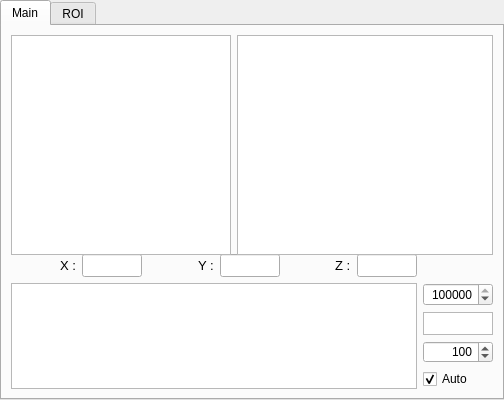
       <widget class="QTabWidget" name="tabWidget">
        <property name="sizePolicy">
         <sizepolicy hsizetype="Expanding" vsizetype="Expanding">
          <horstretch>1</horstretch>
          <verstretch>0</verstretch>
         </sizepolicy>
        </property>
        <property name="currentIndex">
         <number>0</number>
        </property>
        <widget class="QWidget" name="tab">
         <attribute name="title">
          <string>Main</string>
         </attribute>
         <layout class="QGridLayout" name="gridLayout_11">
          <item row="0" column="0">
           <layout class="QGridLayout" name="gridLayout_9">
            <item row="5" column="0" alignment="Qt::AlignRight">
             <widget class="QLabel" name="label_9">
              <property name="font">
               <font>
                <pointsize>10</pointsize>
               </font>
              </property>
              <property name="text">
               <string>X :</string>
              </property>
             </widget>
            </item>
            <item row="5" column="2" alignment="Qt::AlignRight">
             <widget class="QLabel" name="label_10">
              <property name="font">
               <font>
                <pointsize>10</pointsize>
               </font>
              </property>
              <property name="text">
               <string>Y :</string>
              </property>
             </widget>
            </item>
            <item row="5" column="4" alignment="Qt::AlignRight">
             <widget class="QLabel" name="label_11">
              <property name="font">
               <font>
                <pointsize>10</pointsize>
               </font>
              </property>
              <property name="text">
               <string>Z :</string>
              </property>
             </widget>
            </item>
            <item row="5" column="1">
             <widget class="QLineEdit" name="x_refocus_position_ViewWidget_2">
              <property name="maximumSize">
               <size>
                <width>60</width>
                <height>16777215</height>
               </size>
              </property>
              <property name="font">
               <font>
                <pointsize>10</pointsize>
               </font>
              </property>
              <property name="readOnly">
               <bool>true</bool>
              </property>
             </widget>
            </item>
            <item row="5" column="3">
             <widget class="QLineEdit" name="y_refocus_position_ViewWidget_2">
              <property name="maximumSize">
               <size>
                <width>60</width>
                <height>16777215</height>
               </size>
              </property>
              <property name="font">
               <font>
                <pointsize>10</pointsize>
               </font>
              </property>
              <property name="readOnly">
               <bool>true</bool>
              </property>
             </widget>
            </item>
            <item row="5" column="5">
             <widget class="QLineEdit" name="z_refocus_position_ViewWidget_2">
              <property name="maximumSize">
               <size>
                <width>60</width>
                <height>16777215</height>
               </size>
              </property>
              <property name="baseSize">
               <size>
                <width>0</width>
                <height>0</height>
               </size>
              </property>
              <property name="font">
               <font>
                <pointsize>10</pointsize>
               </font>
              </property>
              <property name="readOnly">
               <bool>true</bool>
              </property>
             </widget>
            </item>
            <item row="5" column="6">
             <spacer name="horizontalSpacer_6">
              <property name="orientation">
               <enum>Qt::Horizontal</enum>
              </property>
              <property name="sizeHint" stdset="0">
               <size>
                <width>40</width>
                <height>20</height>
               </size>
              </property>
             </spacer>
            </item>
            <item row="7" column="6">
             <layout class="QGridLayout" name="gridLayout_10">
              <item row="0" column="0">
               <widget class="QSpinBox" name="depth_cb_max_InputWidget">
                <property name="sizePolicy">
                 <sizepolicy hsizetype="Fixed" vsizetype="Fixed">
                  <horstretch>0</horstretch>
                  <verstretch>0</verstretch>
                 </sizepolicy>
                </property>
                <property name="maximumSize">
                 <size>
                  <width>70</width>
                  <height>16777215</height>
                 </size>
                </property>
                <property name="mouseTracking">
                 <bool>true</bool>
                </property>
                <property name="acceptDrops">
                 <bool>true</bool>
                </property>
                <property name="alignment">
                 <set>Qt::AlignRight|Qt::AlignTrailing|Qt::AlignVCenter</set>
                </property>
                <property name="minimum">
                 <number>-100000000</number>
                </property>
                <property name="maximum">
                 <number>100000000</number>
                </property>
                <property name="singleStep">
                 <number>1000</number>
                </property>
                <property name="value">
                 <number>100000</number>
                </property>
               </widget>
              </item>
              <item row="2" column="0">
               <widget class="QSpinBox" name="depth_cb_min_InputWidget">
                <property name="sizePolicy">
                 <sizepolicy hsizetype="Fixed" vsizetype="Fixed">
                  <horstretch>0</horstretch>
                  <verstretch>0</verstretch>
                 </sizepolicy>
                </property>
                <property name="maximumSize">
                 <size>
                  <width>70</width>
                  <height>16777215</height>
                 </size>
                </property>
                <property name="mouseTracking">
                 <bool>true</bool>
                </property>
                <property name="acceptDrops">
                 <bool>true</bool>
                </property>
                <property name="alignment">
                 <set>Qt::AlignRight|Qt::AlignTrailing|Qt::AlignVCenter</set>
                </property>
                <property name="accelerated">
                 <bool>true</bool>
                </property>
                <property name="minimum">
                 <number>-100000000</number>
                </property>
                <property name="maximum">
                 <number>100000000</number>
                </property>
                <property name="singleStep">
                 <number>1000</number>
                </property>
                <property name="value">
                 <number>100</number>
                </property>
               </widget>
              </item>
              <item row="1" column="0">
               <widget class="PlotWidget" name="depth_cb_ViewWidget_2">
                <property name="maximumSize">
                 <size>
                  <width>70</width>
                  <height>16777215</height>
                 </size>
                </property>
               </widget>
              </item>
              <item row="3" column="0">
               <widget class="QCheckBox" name="depth_cb_auto_CheckBox">
                <property name="text">
                 <string>Auto</string>
                </property>
                <property name="checked">
                 <bool>true</bool>
                </property>
               </widget>
              </item>
             </layout>
            </item>
            <item row="7" column="0" colspan="6">
             <widget class="PlotWidget" name="depth_ViewWidget_2">
              <property name="sizePolicy">
               <sizepolicy hsizetype="Expanding" vsizetype="Expanding">
                <horstretch>1</horstretch>
                <verstretch>0</verstretch>
               </sizepolicy>
              </property>
             </widget>
            </item>
            <item row="2" column="0" rowspan="2" colspan="7">
             <layout class="QHBoxLayout" name="horizontalLayout_5" stretch="5,5">
              <property name="sizeConstraint">
               <enum>QLayout::SetMaximumSize</enum>
              </property>
              <item>
               <widget class="PlotWidget" name="xy_refocus_ViewWidget_2">
                <property name="sizePolicy">
                 <sizepolicy hsizetype="Expanding" vsizetype="Expanding">
                  <horstretch>1</horstretch>
                  <verstretch>1</verstretch>
                 </sizepolicy>
                </property>
                <property name="minimumSize">
                 <size>
                  <width>220</width>
                  <height>220</height>
                 </size>
                </property>
                <property name="maximumSize">
                 <size>
                  <width>220</width>
                  <height>220</height>
                 </size>
                </property>
                <property name="sizeIncrement">
                 <size>
                  <width>0</width>
                  <height>0</height>
                 </size>
                </property>
                <property name="baseSize">
                 <size>
                  <width>0</width>
                  <height>0</height>
                 </size>
                </property>
               </widget>
              </item>
              <item>
               <widget class="PlotWidget" name="depth_refocus_ViewWidget_2">
                <property name="sizePolicy">
                 <sizepolicy hsizetype="Expanding" vsizetype="Expanding">
                  <horstretch>1</horstretch>
                  <verstretch>0</verstretch>
                 </sizepolicy>
                </property>
                <property name="minimumSize">
                 <size>
                  <width>0</width>
                  <height>220</height>
                 </size>
                </property>
               </widget>
              </item>
             </layout>
            </item>
           </layout>
          </item>
         </layout>
        </widget>
        <widget class="QWidget" name="tab_2">
         <attribute name="title">
          <string>ROI</string>
         </attribute>
        </widget>
       </widget>
